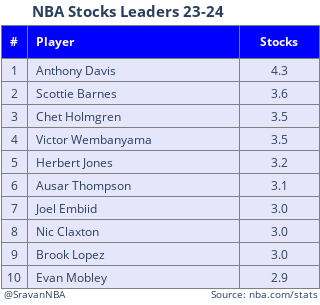

The cell this chart's notebook holds for it:
### Markdown cell above
## Stocks

### Code cell
rank_plot(df,"Stocks",title="NBA Stocks Leaders 23-24")

### Figure 1 — Plotly figure (JSON) as saved in the notebook; plotly's stock layout.template omitted (floating-point values rounded to 4 significant figures)
{"data": [{"cells": {"align": ["center", "left", "center"], "fill": {"color": "lavender"}, "height": 23, "line": {"color": "grey"}, "values": [[1, 2, 3, 4, 5, 6, 7, 8, 9, 10], ["Anthony Davis", "Scottie Barnes", "Chet Holmgren", "Victor Wembanyama", "Herbert Jones", "Ausar Thompson", "Joel Embiid", "Nic Claxton", "Brook Lopez", "Evan Mobley"], ["4.3", "3.6", "3.5", "3.5", "3.2", "3.1", "3.0", "3.0", "3.0", "2.9"]]}, "columnwidth": [5, 40, 15], "header": {"align": ["center", "left", "center"], "fill": {"color": "blue"}, "font": {"color": "snow", "size": 12}, "line": {"color": "grey"}, "values": ["<b>#<b>", "<b>Player<b>", "<b>Stocks<b>"]}, "type": "table"}], "layout": {"annotations": [{"font": {"size": 10}, "showarrow": false, "text": "@SravanNBA", "x": 0, "xshift": 1, "y": 0, "yshift": 1}, {"font": {"size": 10}, "showarrow": false, "text": "Source: nba.com/stats", "x": 1, "xshift": 1, "y": 0, "yshift": 1}], "height": 305, "margin": {"b": 1, "l": 1, "r": 1, "t": 25}, "title": {"font": {"size": 15}, "text": "<b>NBA Stocks Leaders 23-24<b>", "x": 0.1, "y": 0.98}, "width": 265}}
